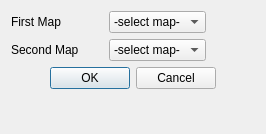
<?xml version="1.0" encoding="UTF-8"?>
<ui version="4.0">
 <exportmacro>SCHNAPPS_PLUGIN_MERGE_PLUGIN_API</exportmacro>
 <class>MergeDialog</class>
 <widget class="QDialog" name="Dialog">
  <property name="geometry">
   <rect>
    <x>0</x>
    <y>0</y>
    <width>266</width>
    <height>134</height>
   </rect>
  </property>
  <property name="windowTitle">
   <string>Dialog</string>
  </property>
  <layout class="QVBoxLayout" name="verticalLayout">
   <item>
    <layout class="QHBoxLayout" name="horizontalLayout">
     <item>
      <widget class="QLabel" name="label">
       <property name="minimumSize">
        <size>
         <width>92</width>
         <height>0</height>
        </size>
       </property>
       <property name="text">
        <string>First Map</string>
       </property>
      </widget>
     </item>
     <item>
      <widget class="QComboBox" name="comboBoxMapSelection">
       <item>
        <property name="text">
         <string>-select map-</string>
        </property>
       </item>
      </widget>
     </item>
     <item>
      <spacer name="horizontalSpacer">
       <property name="orientation">
        <enum>Qt::Horizontal</enum>
       </property>
       <property name="sizeHint" stdset="0">
        <size>
         <width>40</width>
         <height>20</height>
        </size>
       </property>
      </spacer>
     </item>
    </layout>
   </item>
   <item>
    <layout class="QHBoxLayout" name="horizontalLayout_2">
     <item>
      <widget class="QLabel" name="label_2">
       <property name="minimumSize">
        <size>
         <width>92</width>
         <height>0</height>
        </size>
       </property>
       <property name="text">
        <string>Second Map</string>
       </property>
      </widget>
     </item>
     <item>
      <widget class="QComboBox" name="comboBoxMapSelection_2">
       <item>
        <property name="text">
         <string>-select map-</string>
        </property>
       </item>
      </widget>
     </item>
     <item>
      <spacer name="horizontalSpacer_2">
       <property name="orientation">
        <enum>Qt::Horizontal</enum>
       </property>
       <property name="sizeHint" stdset="0">
        <size>
         <width>40</width>
         <height>20</height>
        </size>
       </property>
      </spacer>
     </item>
    </layout>
   </item>
   <item>
    <widget class="QDialogButtonBox" name="buttonBox">
     <property name="orientation">
      <enum>Qt::Horizontal</enum>
     </property>
     <property name="standardButtons">
      <set>QDialogButtonBox::Cancel|QDialogButtonBox::Ok</set>
     </property>
     <property name="centerButtons">
      <bool>true</bool>
     </property>
    </widget>
   </item>
   <item>
    <spacer name="verticalSpacer">
     <property name="orientation">
      <enum>Qt::Vertical</enum>
     </property>
     <property name="sizeHint" stdset="0">
      <size>
       <width>20</width>
       <height>40</height>
      </size>
     </property>
    </spacer>
   </item>
  </layout>
 </widget>
 <resources/>
 <connections>
  <connection>
   <sender>buttonBox</sender>
   <signal>accepted()</signal>
   <receiver>Dialog</receiver>
   <slot>accept()</slot>
   <hints>
    <hint type="sourcelabel">
     <x>248</x>
     <y>254</y>
    </hint>
    <hint type="destinationlabel">
     <x>157</x>
     <y>274</y>
    </hint>
   </hints>
  </connection>
  <connection>
   <sender>buttonBox</sender>
   <signal>rejected()</signal>
   <receiver>Dialog</receiver>
   <slot>reject()</slot>
   <hints>
    <hint type="sourcelabel">
     <x>316</x>
     <y>260</y>
    </hint>
    <hint type="destinationlabel">
     <x>286</x>
     <y>274</y>
    </hint>
   </hints>
  </connection>
 </connections>
</ui>
